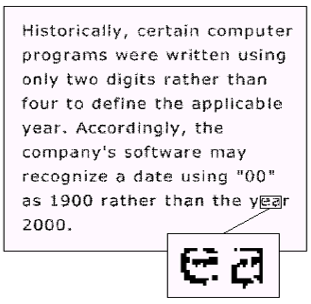
#> input picture glpf.png, 311 x 304 px, found by its file name
$ python '4(a).py'
#> lines starting #> are read from the running program, lines starting #| are printed output that depends on the picture
import numpy as np
import cv2
import matplotlib.pyplot as plt


# Function to design a Butterworth low-pass filter
def butterworth_low_pass_filter(shape, cutoff_frequency, order):
    rows, cols = shape
    center_row, center_col = rows // 2, cols // 2
    butterworth_filter = np.zeros((rows, cols))

    for i in range(rows):
        for j in range(cols):
            distance = np.sqrt((i - center_row) ** 2 + (j - center_col) ** 2)
            butterworth_filter[i, j] = 1 / (
                1 + (distance / cutoff_frequency) ** (2 * order)
            )

    return butterworth_filter


# Function to design a Gaussian low-pass filter
def gaussian_low_pass_filter(shape, cutoff_frequency):
    rows, cols = shape
    center_row, center_col = rows // 2, cols // 2
    gaussian_filter = np.zeros((rows, cols))

    for i in range(rows):
        for j in range(cols):
            distance = np.sqrt((i - center_row) ** 2 + (j - center_col) ** 2)
            gaussian_filter[i, j] = np.exp(-0.5 * (distance / cutoff_frequency) ** 2)

    return gaussian_filter


# Read grayscale image
image = cv2.imread("glpf.png", cv2.IMREAD_GRAYSCALE)
#> image: shape (304, 311); min 0, max 255, mean 230.7

# Add Gaussian noise
noise = np.random.normal(0, 25, image.shape)
noisy_image = np.clip(image + noise, 0, 255).astype(np.uint8)
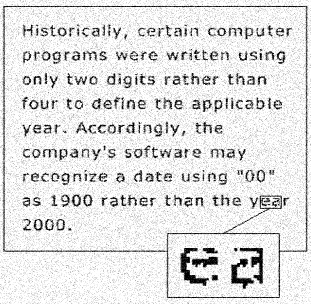
#> noisy_image: shape (304, 311); min 0, max 255, mean 223.4

# Fourier Transform
f_transform = np.fft.fft2(noisy_image)
f_transform_shifted = np.fft.fftshift(f_transform)

# Apply Butterworth low-pass filter
cutoff_frequency_butterworth = 230
order_butterworth = 2
butterworth_filter = butterworth_low_pass_filter(
    image.shape, cutoff_frequency_butterworth, order_butterworth
)
filtered_image_butterworth = np.abs(
    np.fft.ifft2(f_transform_shifted * butterworth_filter)
)

# Apply Gaussian low-pass filter
cutoff_frequency_gaussian = 240
gaussian_filter = gaussian_low_pass_filter(image.shape, cutoff_frequency_gaussian)
filtered_image_gaussian = np.abs(np.fft.ifft2(f_transform_shifted * gaussian_filter))

# Display results
plt.figure(figsize=(12, 8))

plt.subplot(2, 3, 1)
plt.imshow(image, cmap="gray")
plt.title("Original Image")

plt.subplot(2, 3, 2)
plt.imshow(noisy_image, cmap="gray")
plt.title("Noisy Image")

plt.subplot(2, 3, 3)
plt.imshow(np.log(1 + np.abs(f_transform_shifted)), cmap="gray")
plt.title("Fourier Transform")

plt.subplot(2, 3, 4)
plt.imshow(butterworth_filter, cmap="gray")
plt.title("Butterworth Filter")

plt.subplot(2, 3, 5)
plt.imshow(filtered_image_butterworth, cmap="gray")
plt.title("Filtered Image (Butterworth)")

plt.subplot(2, 3, 6)
plt.imshow(filtered_image_gaussian, cmap="gray")
plt.title("Filtered Image (Gaussian)")

plt.show()
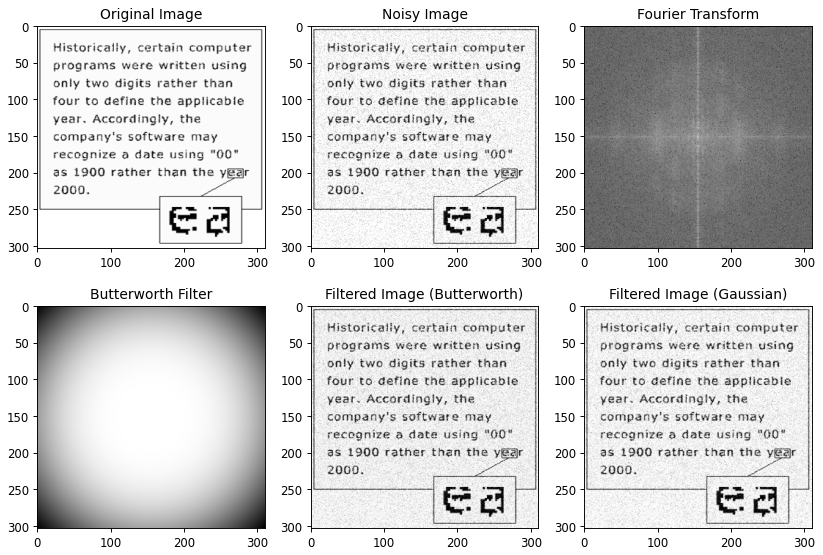
#> figure drawn by matplotlib, 6 panels
